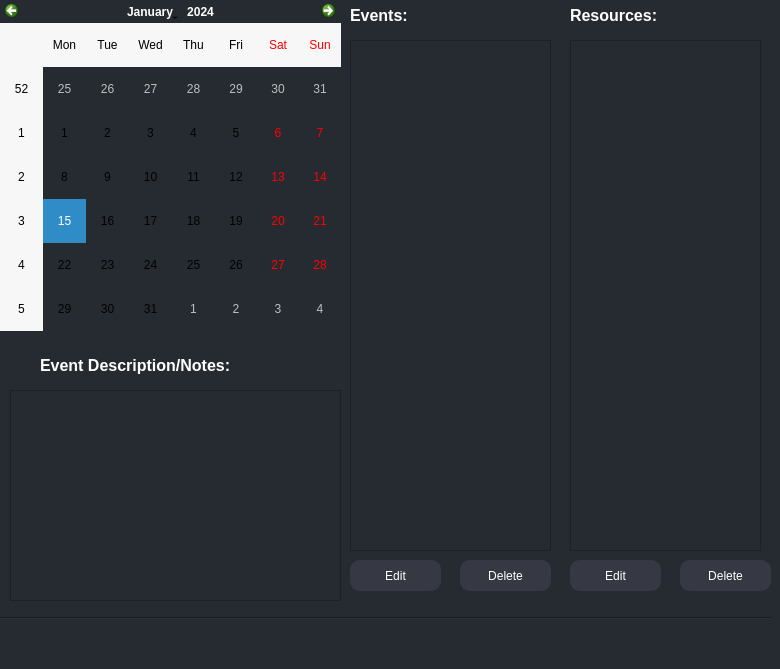
<?xml version="1.0" encoding="UTF-8"?>
<ui version="4.0">
 <class>MainWindow</class>
 <widget class="QMainWindow" name="MainWindow">
  <property name="geometry">
   <rect>
    <x>0</x>
    <y>0</y>
    <width>780</width>
    <height>669</height>
   </rect>
  </property>
  <property name="windowTitle">
   <string>MainWindow</string>
  </property>
  <property name="styleSheet">
   <string notr="true">background-color: rgb(38, 43, 50);</string>
  </property>
  <widget class="QWidget" name="centralwidget">
   <widget class="QCalendarWidget" name="calendar">
    <property name="geometry">
     <rect>
      <x>0</x>
      <y>0</y>
      <width>341</width>
      <height>331</height>
     </rect>
    </property>
    <property name="styleSheet">
     <string notr="true"/>
    </property>
   </widget>
   <widget class="QListWidget" name="event_list">
    <property name="geometry">
     <rect>
      <x>350</x>
      <y>40</y>
      <width>201</width>
      <height>511</height>
     </rect>
    </property>
   </widget>
   <widget class="QLabel" name="event_des_label">
    <property name="geometry">
     <rect>
      <x>40</x>
      <y>350</y>
      <width>211</width>
      <height>31</height>
     </rect>
    </property>
    <property name="font">
     <font>
      <pointsize>12</pointsize>
      <weight>75</weight>
      <bold>true</bold>
     </font>
    </property>
    <property name="styleSheet">
     <string notr="true">color: rgb(255, 255, 255);</string>
    </property>
    <property name="text">
     <string>Event Description/Notes:</string>
    </property>
   </widget>
   <widget class="QTextEdit" name="event_description">
    <property name="geometry">
     <rect>
      <x>10</x>
      <y>390</y>
      <width>331</width>
      <height>211</height>
     </rect>
    </property>
    <property name="readOnly">
     <bool>true</bool>
    </property>
   </widget>
   <widget class="QLabel" name="event_label">
    <property name="geometry">
     <rect>
      <x>350</x>
      <y>0</y>
      <width>71</width>
      <height>31</height>
     </rect>
    </property>
    <property name="font">
     <font>
      <pointsize>12</pointsize>
      <weight>75</weight>
      <bold>true</bold>
     </font>
    </property>
    <property name="styleSheet">
     <string notr="true">color: rgb(255, 255, 255);</string>
    </property>
    <property name="text">
     <string>Events:</string>
    </property>
   </widget>
   <widget class="QLabel" name="resource_label">
    <property name="geometry">
     <rect>
      <x>570</x>
      <y>0</y>
      <width>91</width>
      <height>31</height>
     </rect>
    </property>
    <property name="font">
     <font>
      <pointsize>12</pointsize>
      <weight>75</weight>
      <bold>true</bold>
     </font>
    </property>
    <property name="styleSheet">
     <string notr="true">color: rgb(255, 255, 255);</string>
    </property>
    <property name="text">
     <string>Resources:</string>
    </property>
   </widget>
   <widget class="QListWidget" name="resource">
    <property name="geometry">
     <rect>
      <x>570</x>
      <y>40</y>
      <width>191</width>
      <height>511</height>
     </rect>
    </property>
   </widget>
   <widget class="QPushButton" name="edit_event_btn">
    <property name="geometry">
     <rect>
      <x>350</x>
      <y>560</y>
      <width>91</width>
      <height>31</height>
     </rect>
    </property>
    <property name="cursor">
     <cursorShape>PointingHandCursor</cursorShape>
    </property>
    <property name="styleSheet">
     <string notr="true">color: rgb(255, 255, 255);
background-color: rgb(54, 57, 67);
border: 1px solid rgb(54, 57, 67);
border-radius: 10px;</string>
    </property>
    <property name="text">
     <string>Edit</string>
    </property>
   </widget>
   <widget class="QPushButton" name="dlt_event_btn">
    <property name="geometry">
     <rect>
      <x>460</x>
      <y>560</y>
      <width>91</width>
      <height>31</height>
     </rect>
    </property>
    <property name="cursor">
     <cursorShape>PointingHandCursor</cursorShape>
    </property>
    <property name="styleSheet">
     <string notr="true">color: rgb(255, 255, 255);
background-color: rgb(54, 57, 67);
border: 1px solid rgb(54, 57, 67);
border-radius: 10px;</string>
    </property>
    <property name="text">
     <string>Delete</string>
    </property>
   </widget>
   <widget class="QPushButton" name="add_event_btn">
    <property name="geometry">
     <rect>
      <x>440</x>
      <y>0</y>
      <width>71</width>
      <height>31</height>
     </rect>
    </property>
    <property name="cursor">
     <cursorShape>PointingHandCursor</cursorShape>
    </property>
    <property name="styleSheet">
     <string notr="true">background: #262b32;
border: none;</string>
    </property>
    <property name="text">
     <string/>
    </property>
    <property name="icon">
     <iconset resource="icons.qrc">
      <normaloff>:/newPrefix/plus.png</normaloff>:/newPrefix/plus.png</iconset>
    </property>
    <property name="iconSize">
     <size>
      <width>30</width>
      <height>30</height>
     </size>
    </property>
   </widget>
   <widget class="QPushButton" name="add_resource_btn">
    <property name="geometry">
     <rect>
      <x>680</x>
      <y>0</y>
      <width>71</width>
      <height>31</height>
     </rect>
    </property>
    <property name="cursor">
     <cursorShape>PointingHandCursor</cursorShape>
    </property>
    <property name="styleSheet">
     <string notr="true">background: #262b32;
border: none;</string>
    </property>
    <property name="text">
     <string/>
    </property>
    <property name="icon">
     <iconset resource="icons.qrc">
      <normaloff>:/newPrefix/plus.png</normaloff>:/newPrefix/plus.png</iconset>
    </property>
    <property name="iconSize">
     <size>
      <width>30</width>
      <height>30</height>
     </size>
    </property>
   </widget>
   <widget class="QPushButton" name="dlt_resource_btn">
    <property name="geometry">
     <rect>
      <x>680</x>
      <y>560</y>
      <width>91</width>
      <height>31</height>
     </rect>
    </property>
    <property name="cursor">
     <cursorShape>PointingHandCursor</cursorShape>
    </property>
    <property name="styleSheet">
     <string notr="true">color: rgb(255, 255, 255);
background-color: rgb(54, 57, 67);
border: 1px solid rgb(54, 57, 67);
border-radius: 10px;</string>
    </property>
    <property name="text">
     <string>Delete</string>
    </property>
   </widget>
   <widget class="QPushButton" name="edit_resource_btn">
    <property name="geometry">
     <rect>
      <x>570</x>
      <y>560</y>
      <width>91</width>
      <height>31</height>
     </rect>
    </property>
    <property name="cursor">
     <cursorShape>PointingHandCursor</cursorShape>
    </property>
    <property name="styleSheet">
     <string notr="true">color: rgb(255, 255, 255);
background-color: rgb(54, 57, 67);
border: 1px solid rgb(54, 57, 67);
border-radius: 10px;</string>
    </property>
    <property name="text">
     <string>Edit</string>
    </property>
   </widget>
   <widget class="QPushButton" name="setting_btn">
    <property name="geometry">
     <rect>
      <x>10</x>
      <y>630</y>
      <width>71</width>
      <height>31</height>
     </rect>
    </property>
    <property name="cursor">
     <cursorShape>PointingHandCursor</cursorShape>
    </property>
    <property name="styleSheet">
     <string notr="true">border: none;</string>
    </property>
    <property name="text">
     <string/>
    </property>
    <property name="icon">
     <iconset resource="icons.qrc">
      <normaloff>:/newPrefix/settings.png</normaloff>:/newPrefix/settings.png</iconset>
    </property>
    <property name="iconSize">
     <size>
      <width>30</width>
      <height>30</height>
     </size>
    </property>
   </widget>
   <widget class="Line" name="line">
    <property name="geometry">
     <rect>
      <x>0</x>
      <y>610</y>
      <width>771</width>
      <height>16</height>
     </rect>
    </property>
    <property name="orientation">
     <enum>Qt::Horizontal</enum>
    </property>
   </widget>
  </widget>
 </widget>
 <resources>
  <include location="icons.qrc"/>
 </resources>
 <connections/>
</ui>
